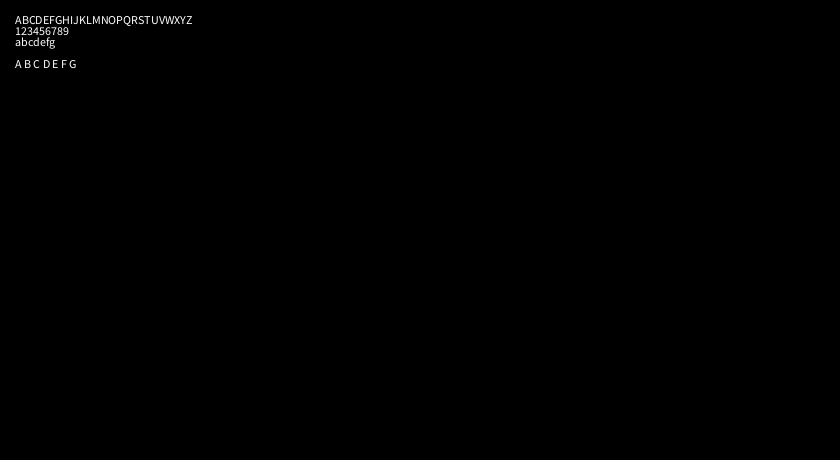
Frame 1 (no input)
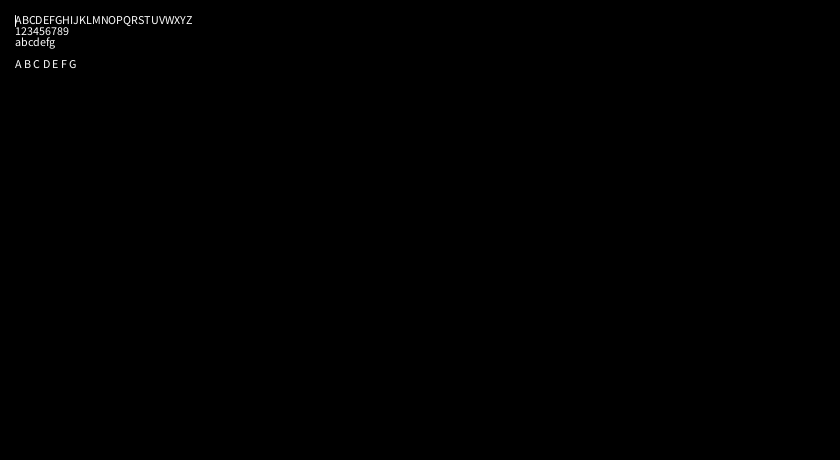
Frame 60 (the mouse pressed at the canvas centre just before this capture)
Frame 120 (the mouse held since frame 60 and released just before this capture): identical to frame 1, image omitted

The Processing sketch that drew these frames (run headless with seeded random() and noise(); from frame 60 on, the mouse is pressed at the canvas centre):

// Processing sketch: Text_Editor
// ── Text_Editor.pde
ArrayList<String> Text;

float textPosLineTimer;
float textPosLineInterval;
boolean textPosLineShowing;
PVector textPosLine;
int targetLineX;

float textHeight;
float spaceBetweenChars;
float spaceBetweenLines;

PVector positiveIndent;
PVector negativeIndent;

void setup(){
  size(840,460);
  surface.setResizable(true);
  
  Text = new ArrayList<String>();
  Text.add("ABCDEFGHIJKLMNOPQRSTUVWXYZ");
  Text.add("123456789");
  Text.add("abcdefg");
  Text.add(" ");
  Text.add("A B C D E F G");
  
  textPosLineTimer = millis();
  textPosLineInterval = 800;
  textPosLineShowing = false;
  textPosLine = new PVector(0,0);
  targetLineX = 0;
  
  textHeight = 45;
  spaceBetweenChars = 0;
  spaceBetweenLines = 0;
  
  positiveIndent = new PVector(15,15);
  negativeIndent = new PVector(15,15);
  
  textAlign(LEFT,TOP);
  
  background(0);
}

void draw(){
  background(0);
  
  if(millis()-textPosLineTimer > textPosLineInterval){
    resetTextPosLineTimer();
  }
  
  float x=positiveIndent.x;
  float y=positiveIndent.y;
  
  float lineX = -1;
  float lineY = y;
  for(String s : Text){
    for(int i=0;i<s.length();i++){
      char c = s.charAt(i);
      
      if(s.equals(Text.get(int(textPosLine.y)))){
        lineY = y;
        if(i == textPosLine.x){
          lineX = x;
        }
      }
      
      text(c,x,y);
      x+=spaceBetweenChars+textWidth(c);
      if((width-negativeIndent.x)-x<=0){
        x=positiveIndent.x;
        y+=spaceBetweenLines+textAscent()+textDescent();
      }
    }
    if(lineX==-1){
      lineX=x;
    }
    y+=spaceBetweenLines+textAscent()+textDescent();
    x=positiveIndent.x;
  }
  
  if(textPosLineShowing){
    stroke(255);
    line(lineX,lineY,lineX,lineY+textAscent()+textDescent());
  }
}

String insert(String original, String toInsert, int position){
  String p1 = original.substring(0,position);
  String p2 = original.substring(position);
  return p1 + toInsert + p2;
}

void resetTextPosLineTimer(){
  textPosLineShowing = !textPosLineShowing;
  textPosLineTimer = millis();
}

void resetTextPosLineTimer(boolean state){
  textPosLineShowing = state;
  textPosLineTimer = millis();
}

void keyPressed(){
  switch(key){
    case CODED:
      switch(keyCode){
        case LEFT:
          textPosLine.x--;
          break;
        case RIGHT:
          textPosLine.x++;
          break;
        case UP:
          textPosLine.y--;
          break;
        case DOWN:
          textPosLine.y++;
          break;
      }
      int X = int(textPosLine.x);
      int Y = int(textPosLine.y);
      textPosLine.y = constrain(textPosLine.y,0,Text.size()-1);
      textPosLine.x = constrain(textPosLine.x,0,Text.get(int(textPosLine.y)).length());
      if(X != textPosLine.x || Y != textPosLine.y){
        resetTextPosLineTimer();
      }
      else{
        resetTextPosLineTimer(true);
      }
      break;
    case BACKSPACE:
      if(textPosLine.x>0){
        Text.set(int(textPosLine.y),Text.get(int(textPosLine.y)).substring(0,int(textPosLine.x-1))+Text.get(int(textPosLine.y)).substring(int(textPosLine.x)));
        textPosLine.x--;
        resetTextPosLineTimer(true);
      }
      else{
        resetTextPosLineTimer();
      }
      break;
    case TAB:
      
      break;
    case ENTER:
    case RETURN:
      Text.add(int(textPosLine.y),Text.get(int(textPosLine.y)).substring(0,int(textPosLine.x)));
      textPosLine.y++;
      Text.set(int(textPosLine.y),Text.get(int(textPosLine.y)).substring(int(textPosLine.x)));
      textPosLine.x = 0;
      resetTextPosLineTimer(true);
      break;
    case ESC:
      exit();
      break;
    case DELETE:
      if(textPosLine.x<Text.get(int(textPosLine.y)).length()){
        Text.set(int(textPosLine.y),Text.get(int(textPosLine.y)).substring(0,int(textPosLine.x))+Text.get(int(textPosLine.y)).substring(int(textPosLine.x+1)));
        resetTextPosLineTimer(true);
      }
      else{
        resetTextPosLineTimer();
      }
      break;
    default:
      Text.set(int(textPosLine.y),insert(Text.get(int(textPosLine.y)),str(key),int(textPosLine.x)));
      textPosLine.x++;
      resetTextPosLineTimer();
      break;
  }
}
